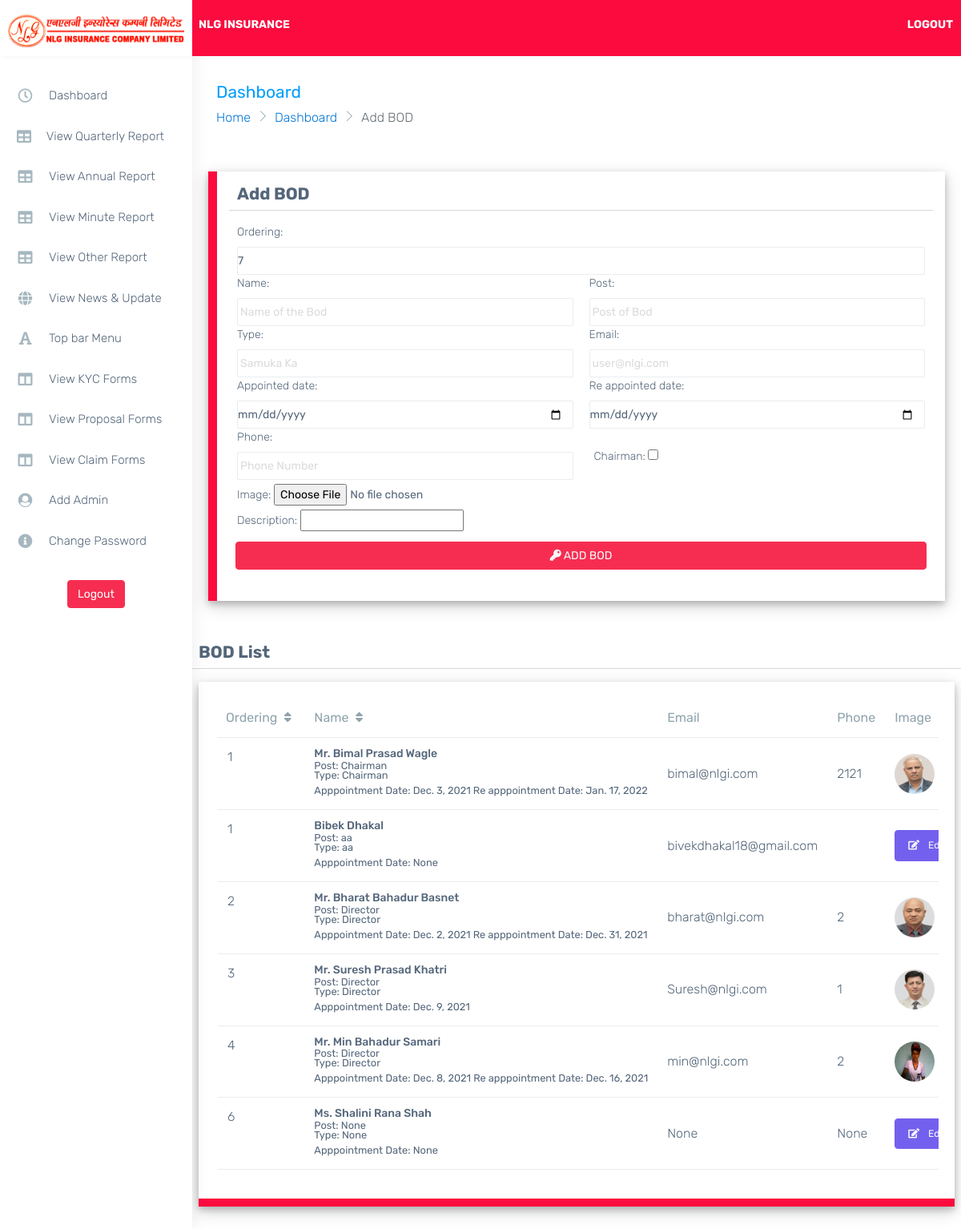
The page /Bod on the database its author committed.
### landing/models.py (models this page shows, shortened)
class Bod(models.Model):
    ordering = models.IntegerField()
    name = models.CharField(max_length=200)
    image = models.ImageField(upload_to = "management/", null = True, blank= True)
    post = models.CharField(max_length=200,null = True, blank= True , )
    type = models.CharField(max_length=100, null = True, blank= True, )
    email = models.EmailField(null = True, blank= True, )
    appointed_date = models.DateField(null = True, blank= True)
    re_appointed_date = models.DateField(null = True, blank=True)
    phone = models.CharField(max_length=100,null = True, blank = True, )
    description = RichTextUploadingField(null = True, blank = True, )
    chairman = models.BooleanField(default=False)
    objects = models.Manager()

### manager/views.py (the view)
# urls.py: path('Bod', views.addBod, name ="addBod"),
def addBod(request):
    form = BodForm()
    form.fields['ordering'].initial = Bod.objects.all().count() + 1
    branched = Bod.objects.all().order_by('ordering')
    dist = {
        'form':form,
        'bod':branched,
    }
    if request.method == 'POST':
        form = BodForm(request.POST, request.FILES or None)
        if form.is_valid():
            form.save()
            messages.success(request, "Bod Saved Succesfully")
            return HttpResponseRedirect(reverse('manager:addBod'))
        else:
            messages.success(request, "Something went Wrong")
            return render(request, 'manager/addBod.html',dist )
    else:
        return render(request, 'manager/addBod.html',dist )

### templates/manager/addBod.html (shortened to what this page needs)
{% extends "manager/dashboard.html" %}
{% block inner %}
<div class="page-breadcrumb">
    <div class="row align-items-center">
        <div class="col-md-6 col-8 align-self-center">
            <h3 class="page-title mb-0 p-0">Dashboard</h3>
            <div class="d-flex align-items-center">
                <nav aria-label="breadcrumb">
                    <ol class="breadcrumb">
                        <li class="breadcrumb-item"><a href="{%url 'landing:landing'%}">Home</a></li>
                        <li class="breadcrumb-item"><a href="{%url 'manager:dashboard'%}">Dashboard</a></li>
                        <li class="breadcrumb-item active" aria-current="page">Add BOD</li>
                    </ol>
                </nav>
            </div>
        </div>
    </div>
</div>
<form action="" method="post" style="width: 100%; padding: 30px;" enctype="multipart/form-data">
    <div class="row  formbox" >
        <H3>Add BOD</H3>
        <hr>
        <div class="col-12">
            {{form.ordering.label_tag}}
            {{form.ordering}}
        </div>
        <div class="col-6">
            {{form.name.label_tag}}
            {{form.name}}
        </div>
        <div class="col-6">
            {{form.post.label_tag}}
            {{form.post}}
        </div>
        <div class="col-6">
            {{form.type.label_tag}}
            {{form.type}}
        </div>
        <div class="col-6">
            {{form.email.label_tag}}
            {{form.email}}
        </div>
        <div class="col-6">
            {{form.appointed_date.label_tag}}
            {{form.appointed_date}}
        </div>
        <div class="col-6">
            {{form.re_appointed_date.label_tag}}
            {{form.re_appointed_date}}
        </div>
        <div class="col-6">
            {{form.phone.label_tag}}
            {{form.phone}}
        </div>
        <div class="col-6 p-3 mt-2">
            {{form.chairman.label_tag}}
            {{form.chairman}}
        </div>
        <div class="col-12">
            {{form.image.label_tag}}
            {{form.image}}
        </div>
        <div class="col-12">
            {{form.description.label_tag}}
            {{form.description}}
        </div>
        <br>
        <div class="p-2 d-grid">
            <button class="btn btn-danger btn-block text-light mb-3" id="submit"> <i class="fa fa-key"></i> ADD BOD </button>
        </div>
    </div>
</form>
<br>
<div class="row ps-2 pe-2">
    <H3>BOD List</H3>
    <hr>
    <div class="col-sm-12">
        <div class="card">
            <div class="card-body">
                <div class="table-responsive">
                    <table class="table stylish-table no-wrap" id="tableSort">
                        <thead>
                            <tr>
                                <th class="border-top-0" onclick="sortTableNum(0)">Ordering <i class="fa fa-sort p-1"></i></th>
                                <th class="border-top-0" onclick="sortTable(1)"> Name <i class="fa fa-sort p-1"></i></th>
                                <th class="border-top-0">Email</th>
                                <th class="border-top-0">Phone</th>
                                <th class="border-top-0"> Image</th>
                            </tr>
                        </thead>
                        <tbody>
                            {% for i in bod %}
                                <tr>
                                    <td>
                                        {{i.ordering}}
                                    </td>
                                    <td class="align-middle">
                                        <h6> {{i.name}} </h6>
                                        <small class="d-block">Post: {{i.post}} </small>
                                        <small class="d-block">Type: {{i.post}} </small>
                                        <small>Apppointment Date: {{i.appointed_date}} </small>
                                        {%if i.re_appointed_date%}
                                            <small>Re apppointment Date: {{i.re_appointed_date}} </small>
                                        {%endif%}
                                    </td>
                                    <td class="align-middle">{{i.email}}</td>
                                    <td class="align-middle">{{i.phone}}</td>
                                    {% if i.image %}
                                        <td class="align-middle">
                                            <img src="{{i.image.url}}" alt="" srcset="" style="height: 50px; width: 50px; border-radius: 50%;">
                                        </td>
                                    {% endif %}
                                    <td class="align-middle">
                                        <a href="{%url 'manager:editBod' i.id%}">
                                            <button class="text-light btn btn-sm btn-primary">
                                                <i class="fa fa-edit p-2"></i>
                                                    Edit
                                            </button>
                                        </a>
                                    </td>
                                </tr>
                            {% endfor %}
                        </tbody>
                    </table>
                </div>
            </div>
        </div>
    </div>
</div>
{% endblock inner %}

### templates/manager/dashboard.html (style rules this page uses)
.card { box-shadow: 0 4px 8px 0 rgb(0 0 0 / 20%), 0 6px 20px 0 rgb(0 0 0 / 19%)!important; }
.formbox { background-color: white; padding: 15px; box-shadow: 0 4px 8px 0 rgb(0 0 0 / 20%), 0 6px 20px 0 rgb(0 0 0 / 19%)!important; }
.card { border-bottom: 10px solid #fb0b3e; cursor: pointer; }
.formbox { border-left: 11px solid #fb0b3e; }
*::placeholder { color: rgb(219, 219, 219)!important; padding-left: 3px; }

### templates/manager/addBod.html (style rules this page uses)
.form-control { width: 100%; }

### rows shown on the page
Bod: ordering "1", name "Mr. Bimal Prasad Wagle", post "Chairman", appointed_date "Dec. 3, 2021", re_appointed_date "Jan. 17, 2022", email "bimal@nlgi.com", phone "2121", image (picture)
Bod: ordering "1", name "Bibek Dhakal", post "aa", appointed_date "None", email "bivekdhakal18@gmail.com"
Bod: ordering "2", name "Mr. Bharat Bahadur Basnet", post "Director", appointed_date "Dec. 2, 2021", re_appointed_date "Dec. 31, 2021", email "bharat@nlgi.com", phone "2", image (picture)
Bod: ordering "3", name "Mr. Suresh Prasad Khatri", post "Director", appointed_date "Dec. 9, 2021", email "Suresh@nlgi.com", phone "1", image (picture)
Bod: ordering "4", name "Mr. Min Bahadur Samari", post "Director", appointed_date "Dec. 8, 2021", re_appointed_date "Dec. 16, 2021", email "min@nlgi.com", phone "2", image (picture)
Bod: ordering "6", name "Ms. Shalini Rana Shah", post "None", appointed_date "None", email "None", phone "None"
